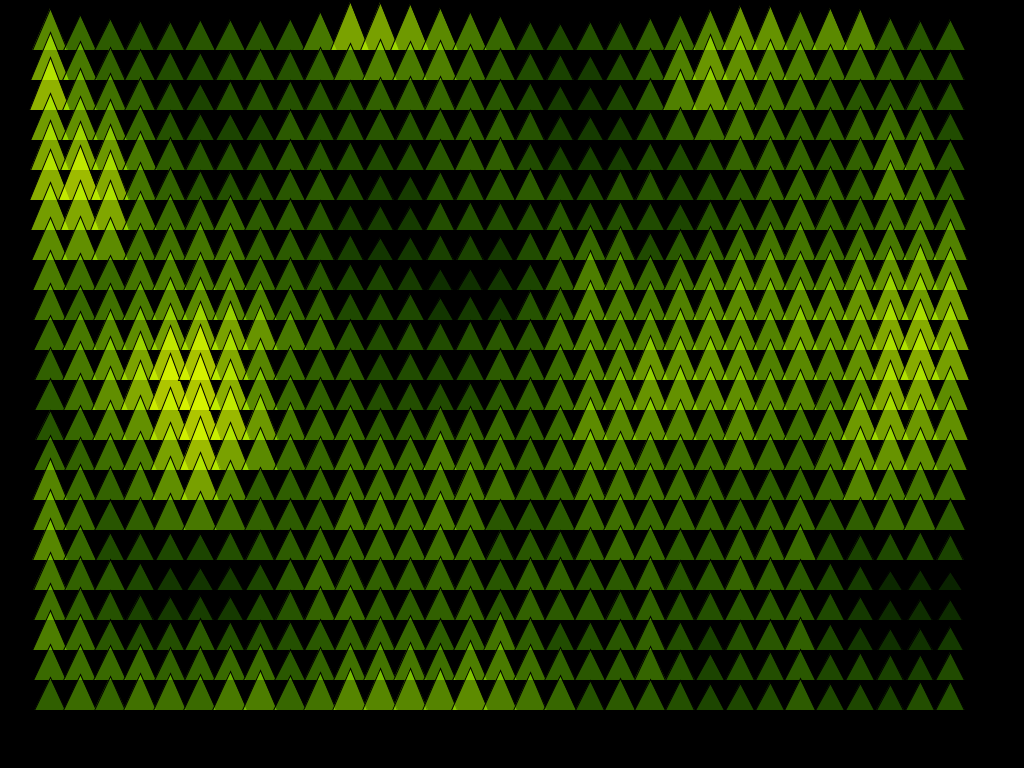
Frame 1 (no input)
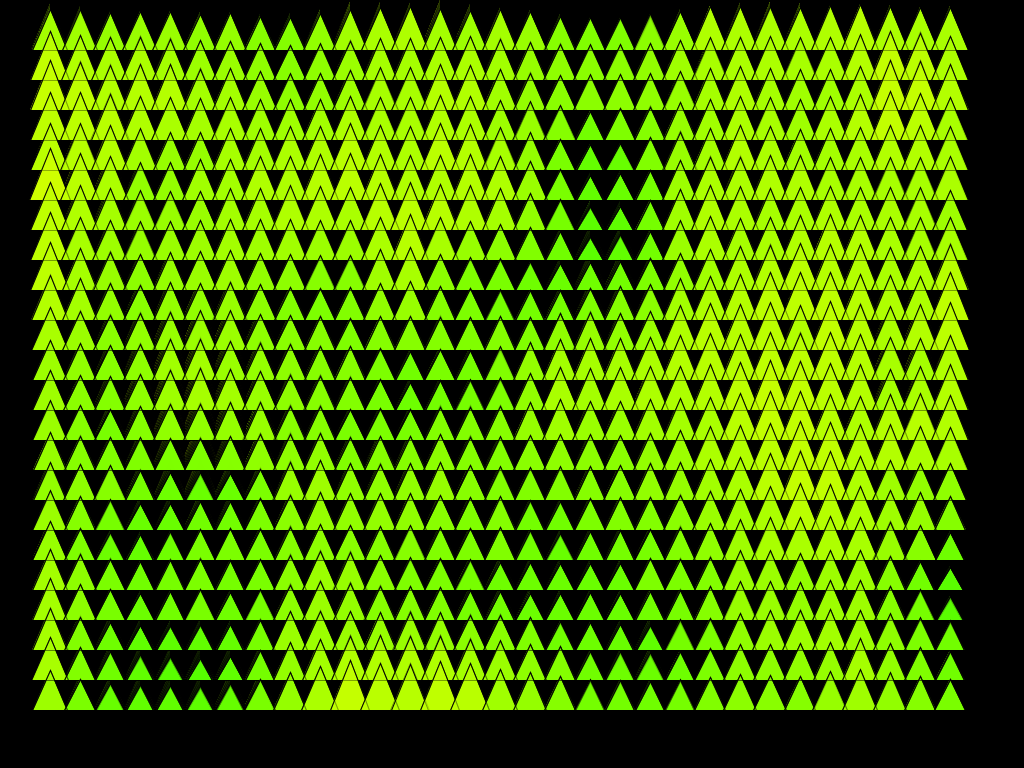
Frame 60 (the mouse pressed at the canvas centre just before this capture)
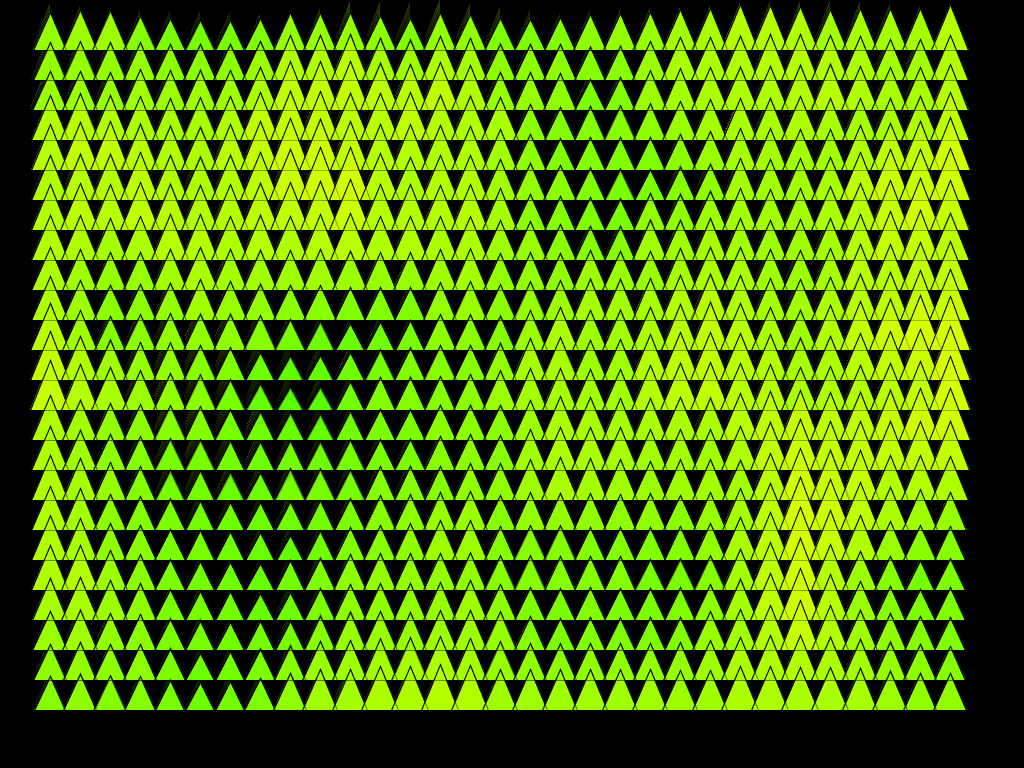
Frame 120 (the mouse held since frame 60 and released just before this capture)

The Processing sketch that drew these frames (run headless with seeded random() and noise(); from frame 60 on, the mouse is pressed at the canvas centre):

// Processing sketch: Trigonometry_1_Noise_Landscape
// ── Trigonometry_1_Noise_Landscape.pde
/*------------------------------------------------- 
 Noise Landscape ::
 */

float mult = 0.005;
float z = 0.0;

Mountain m;

//-------------------------------------------------
void setup() {
  size(1024, 768);
  background(0);
  
  m = new Mountain();
}

//-------------------------------------------------
void update() {
  z+= 0.01;
}

//-------------------------------------------------
void draw() {
  update();

  for (int x = 50; x < width-50; x+= 30) {
    for (int y = 50; y < height-50; y+= 30) {

      float n = noise(x*mult, y*mult, z);
      float w = map(n, 0, 1, 20, 50);
      float h = map(n, 0, 1, 10, 70);
      float alpha = map(n, 0, 1, 0, 255);

      if (n > 0.1) {
        m.drawMountain(x, y, w, h, alpha);
      }
    }
  }
}
// ── Mountain.pde
class Mountain {

  void drawMountain(float _x, float _y, float _w, float _h, float _alpha) {
    float x1 = _x - _w/2;
    float y1 = _y;

    float x2 = _x + _w/2;
    float y2 = _y;

    float x3 = _x;
    float y3 = _y - _h;

    fill(_h*4.0, 255, 0, _alpha);
    triangle(x1, y1, x2, y2, x3, y3);
  }
}
